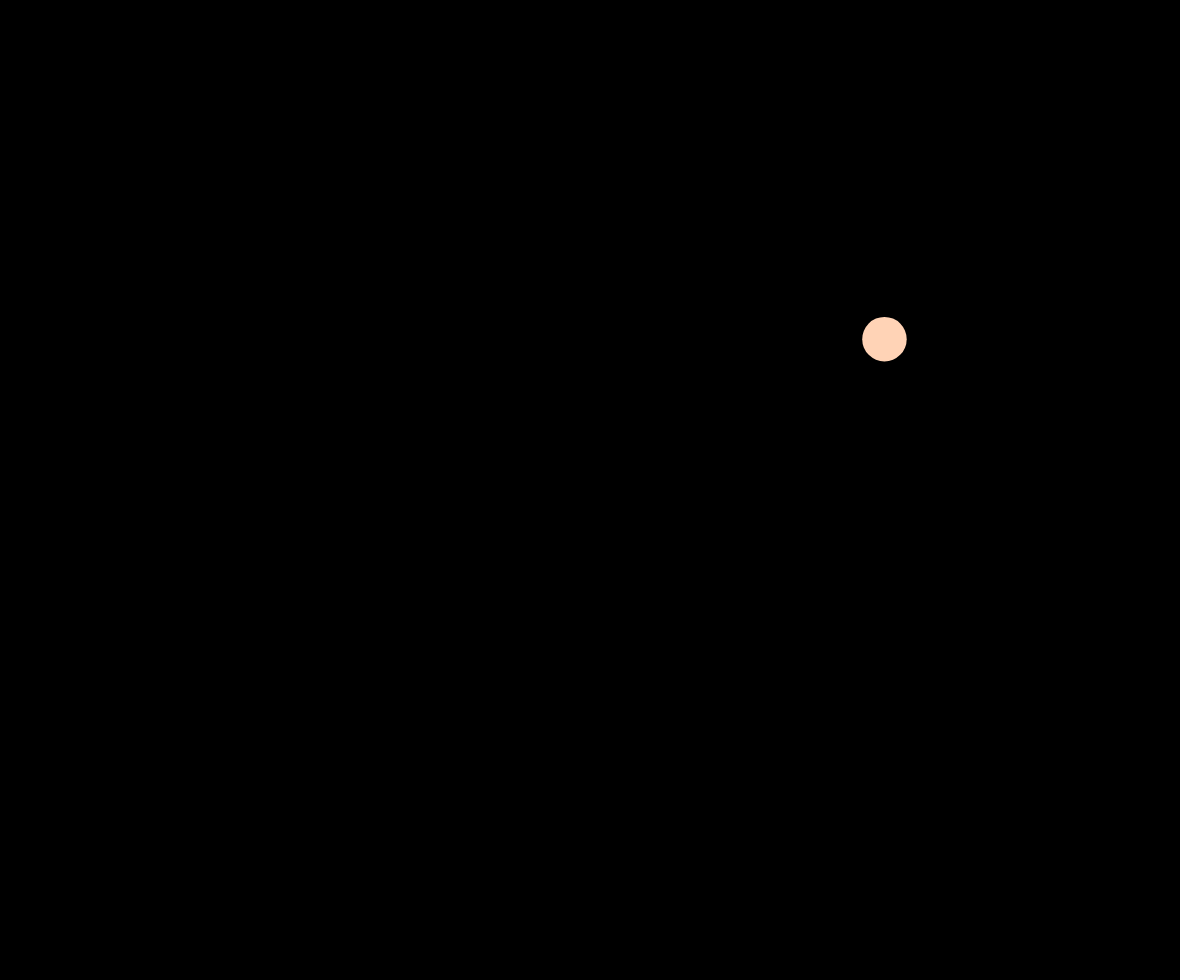
Frame 1 (no input)
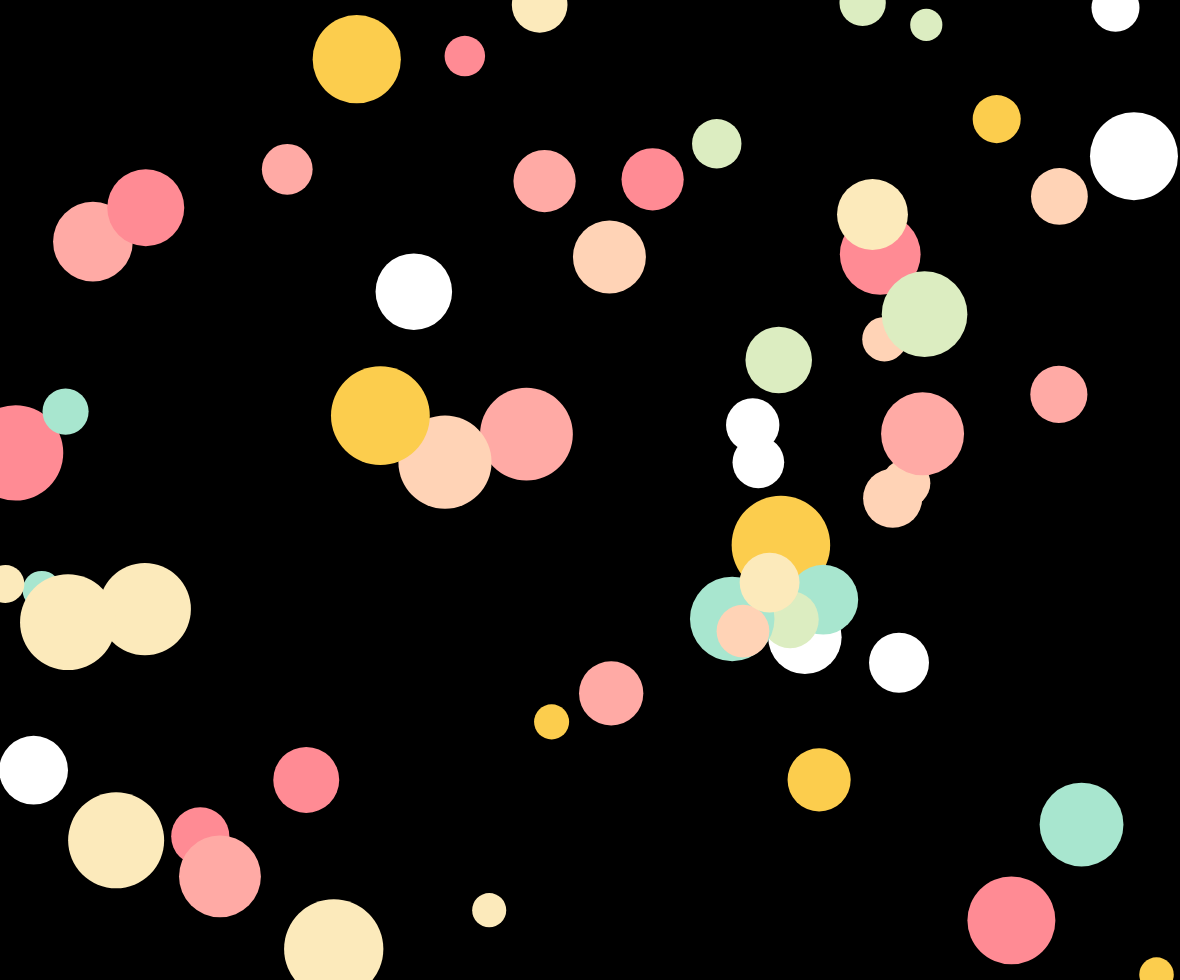
Frame 60 (no input)
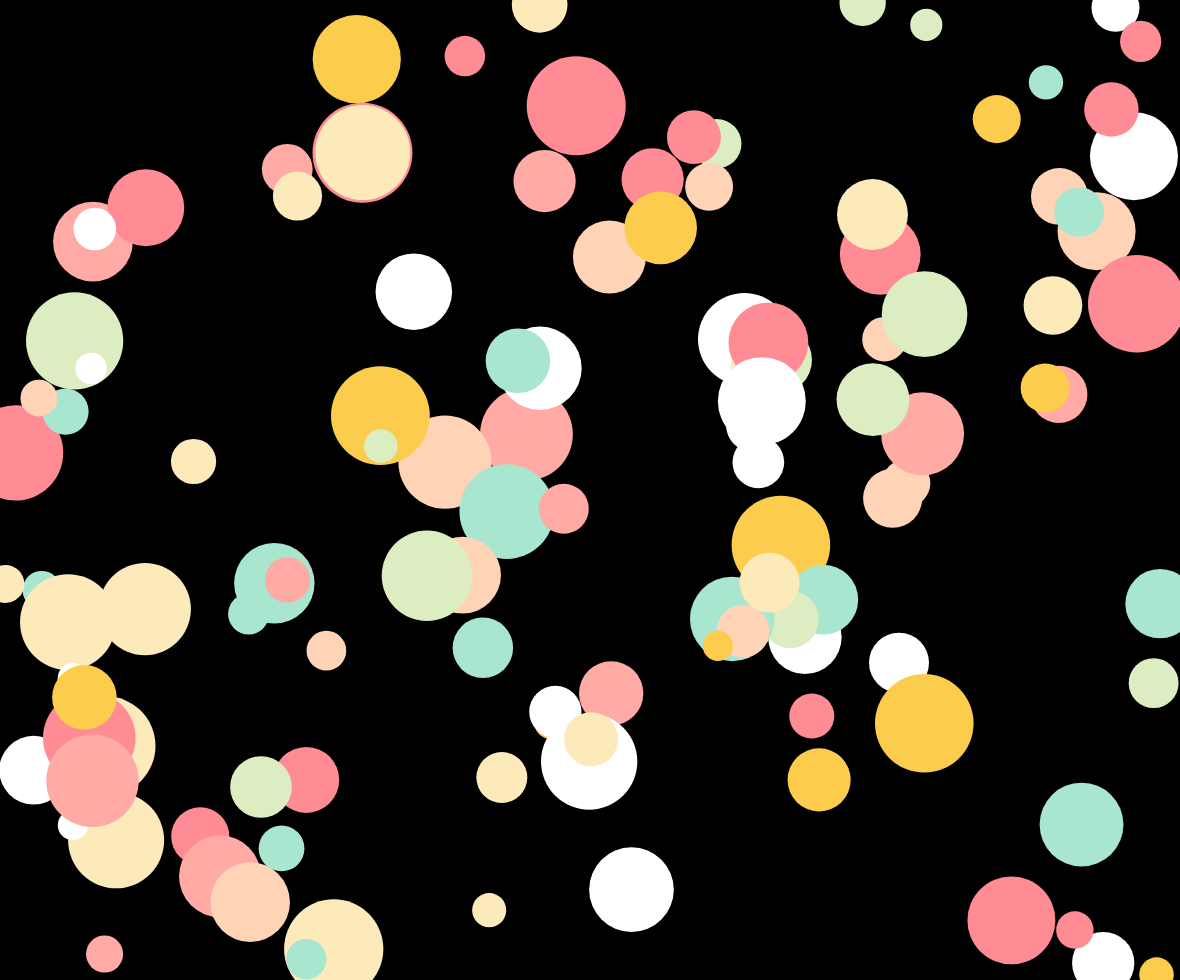
Frame 120 (the mouse pressed at the canvas centre since frame 60)

The p5.js sketch that drew these frames (run headless with seeded random() and noise() and a simulated clock; from frame 60 on, the mouse is pressed at the canvas centre):

// p5.js sketch
// ── sketch.js
let palette = [
  "#ffffff",
  "#fceabb",
  "#fccd4d",
  "#a8e6cf",
  "#dcedc1",
  "#ffd3b6",
  "#ffaaa5",
  "#ff8b94",
];
function setup() {
  // create the canvas
  createCanvas(windowWidth - 20, windowHeight - 20);
  // set the background color to black
  background(0);
  // set the noStroke option so that the shapes don't have outlines
  noStroke();
  // set the frame rate
  frameRate(30);
}
function draw() {
  // choose a random color from the palette
  let c = random(palette);
  // set the fill color to the chosen color
  fill(c);
  // generate a random size for the shape
  let s = random(30, 100);
  // generate random x and y positions for the shape
  let x = random(width);
  let y = random(height);
  // draw the shape
  ellipse(x, y, s, s);
}
